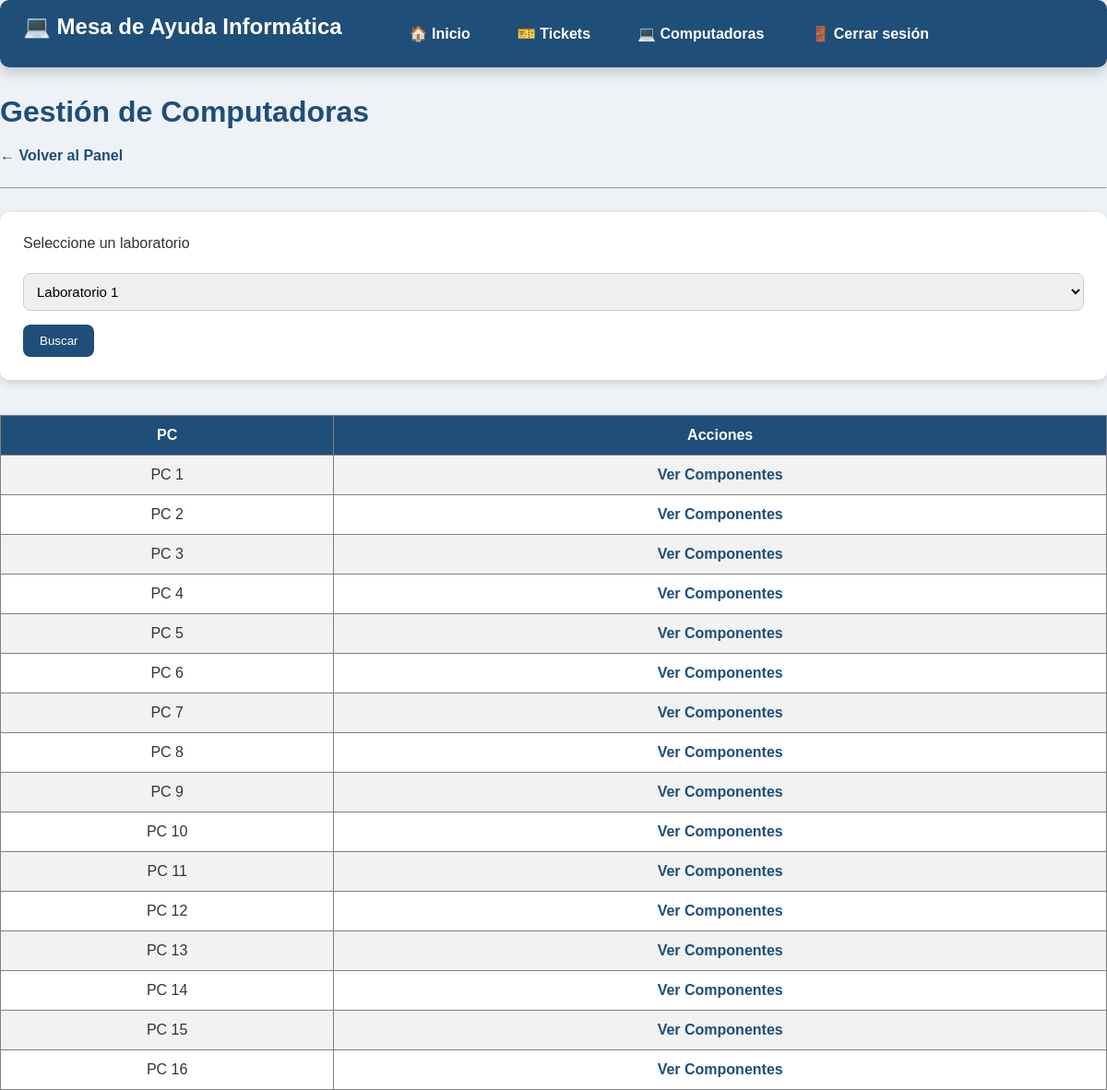
/sistemaescuela/ematp/computadoras.php?laboratorio=1 (signed in), run on the app's committed database.
### tables this page shows
CREATE TABLE `computadoras` (
  `id_computadora` int(11) NOT NULL,
  `numero_pc` int(11) NOT NULL,
  `id_laboratorio` int(11) NOT NULL,
  `estado` enum('Alta','Baja') NOT NULL DEFAULT 'Alta'
);

### sistemaescuela/ematp/computadoras.php (the view, shortened to what this page needs)
<?php
include("../conexion/conexion.php");
$sqlLabs = "SELECT * FROM laboratorios ORDER BY nombre";
$laboratorios = mysqli_query($conexion, $sqlLabs);
$computadoras = null;
if(isset($_GET["laboratorio"])){
    $idLaboratorio = $_GET["laboratorio"];
    $sqlPC = "SELECT *
              FROM computadoras
              WHERE id_laboratorio = '$idLaboratorio'
              ORDER BY numero_pc";
    $computadoras = mysqli_query($conexion,$sqlPC);
}
?>
<!DOCTYPE html>
<html lang="es">
<head>
<link rel="stylesheet" href="../css/estilos.css">
</head>
<body>
<?php include("../includes/menu_ematp.php"); ?>
<h1>Gestión de Computadoras</h1>
<a href="inicio.php">← Volver al Panel</a>
<hr>
<form method="GET">
<label>Seleccione un laboratorio</label>
<br><br>
<select name="laboratorio" required>
<?php while($lab=mysqli_fetch_assoc($laboratorios)){ ?>
<option
value="<?php echo $lab["id_laboratorio"]; ?>"
<?php
if(isset($_GET["laboratorio"])){
if($_GET["laboratorio"]==$lab["id_laboratorio"]) echo "selected";
}
?>
>
<?php echo $lab["nombre"]; ?>
</option>
<?php } ?>
</select>
<button type="submit">
Buscar
</button>
</form>
<br>
<?php
if($computadoras){
?>
<table border="1" cellpadding="10">
<tr>
<th>PC</th>
<th>Acciones</th>
</tr>
<?php
while($pc=mysqli_fetch_assoc($computadoras)){
?>
<tr>
<td>
PC <?php echo $pc["numero_pc"]; ?>
</td>
<td>
<a href="ver_computadora.php?id=<?php echo $pc["id_computadora"]; ?>">
Ver Componentes
</a>
</td>
</tr>
<?php
}
?>
</table>
<?php
}
?>
</body>
</html>

### sistemaescuela/css/estilos.css (style rules this page uses)
* { margin:0; padding:0; box-sizing:border-box; font-family:Arial, Helvetica, sans-serif; }
body { background:#eef2f7; color:#333; font-family:Arial, Helvetica, sans-serif; }
h1 { color:#1f4e79; margin-bottom:20px; }
a { color:#1f4e79; text-decoration:none; font-weight:bold; }
button { background:#1f4e79; color:white; border:none; padding:10px 18px; border-radius:8px; cursor:pointer; transition:.3s; }
input, select, textarea { width:100%; padding:10px; border:1px solid #ccc; border-radius:8px; margin-top:5px; margin-bottom:15px; font-size:15px; }
table { width:100%; border-collapse:collapse; margin-top:20px; background:white; box-shadow:0px 3px 10px rgba(0,0,0,.15); }
table th { background:#1f4e79; color:white; padding:12px; }
table td { padding:12px; text-align:center; }
table tr:nth-child(even) { background:#f2f2f2; }
hr { margin:25px 0; }
form { background:white; padding:25px; border-radius:10px; box-shadow:0px 3px 10px rgba(0,0,0,.15); }

### data on the page
computadoras: numero_pc "1"
computadoras: numero_pc "2"
computadoras: numero_pc "3"
computadoras: numero_pc "4"
computadoras: numero_pc "5"
computadoras: numero_pc "6"
computadoras: numero_pc "7"
computadoras: numero_pc "8"
computadoras: numero_pc "9"
computadoras: numero_pc "10"
computadoras: numero_pc "11"
computadoras: numero_pc "12"
computadoras: numero_pc "13"
computadoras: numero_pc "14"
computadoras: numero_pc "15"
computadoras: numero_pc "16"

### other printed values
form field laboratorio "Laboratorio 1"
